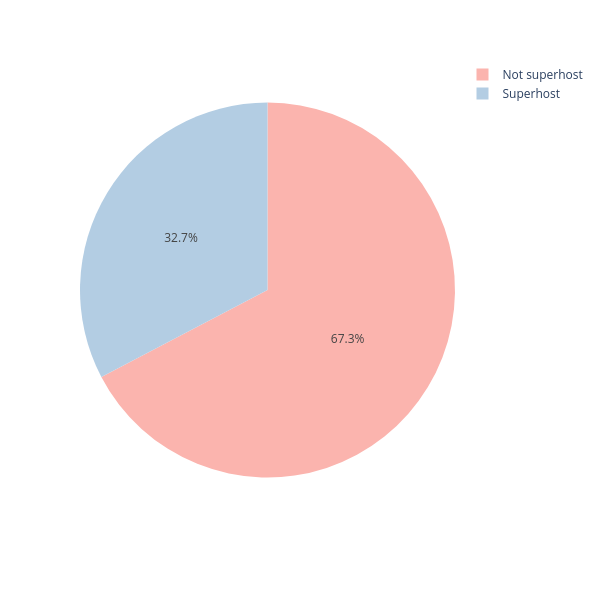

Notebook cell for this chart:
### Markdown cell above
The dataset is well-balanced by week time.

### Code cell
# Superhost / not Superhost
fig = px.pie(df['superhost'].value_counts().reset_index(), values='count', names=['Not superhost', 'Superhost'], color_discrete_sequence=px.colors.qualitative.Pastel1)
fig.update_layout(autosize=False, height=600, width=600)
fig.show()

### Figure 1 — Plotly figure (JSON) as saved in the notebook; plotly's stock layout.template omitted (floating-point values rounded to 4 significant figures)
{"data": [{"domain": {"x": [0, 1], "y": [0, 1]}, "hovertemplate": "label=%{label}<br>count=%{value}<extra></extra>", "labels": ["Not superhost", "Superhost"], "legendgroup": "", "name": "", "showlegend": true, "type": "pie", "values": [6078, 2949]}], "layout": {"autosize": false, "height": 600, "legend": {"tracegroupgap": 0}, "margin": {"t": 60}, "piecolorway": ["rgb(251,180,174)", "rgb(179,205,227)", "rgb(204,235,197)", "rgb(222,203,228)", "rgb(254,217,166)", "rgb(255,255,204)", "rgb(229,216,189)", "rgb(253,218,236)", "rgb(242,242,242)"], "width": 600}}
